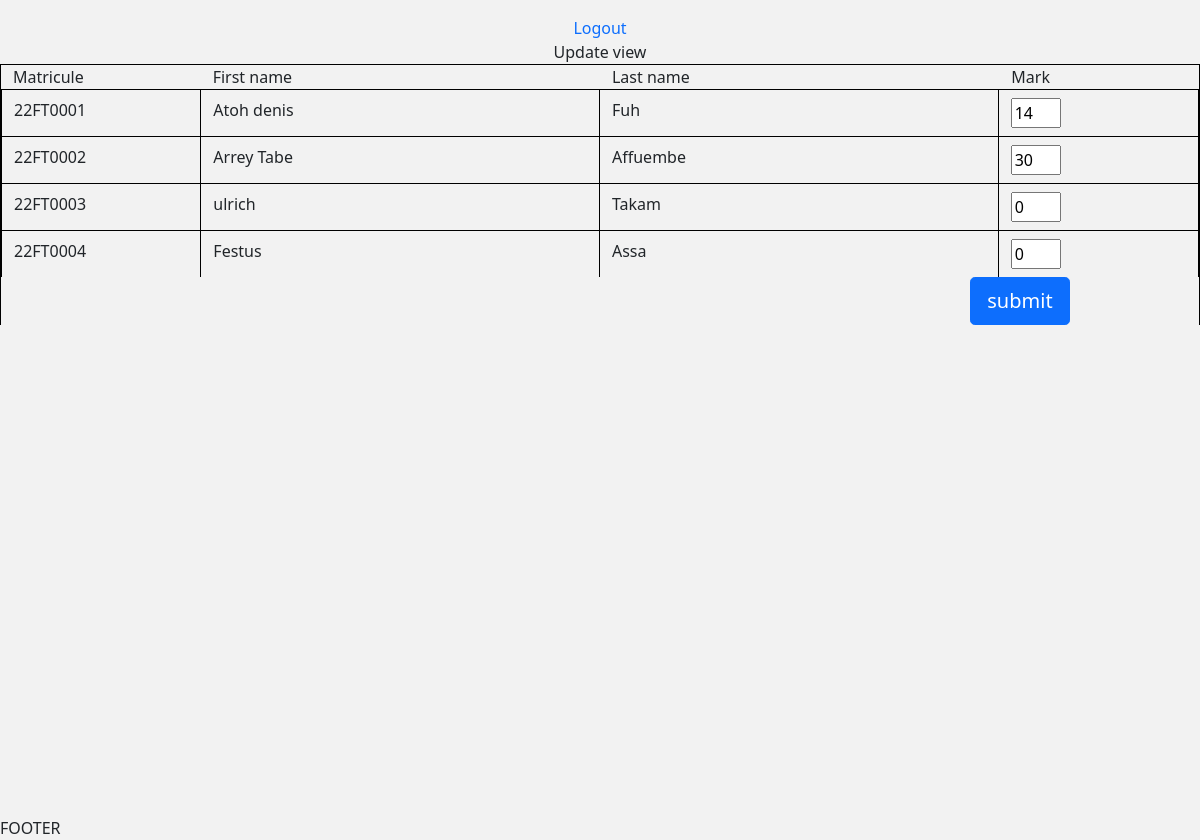
/my-courses/2/2/ (signed in), run on the app's committed database.
### marks/models.py (models this page shows, shortened)
class Mark(models.Model):
    student = models.ForeignKey(Student, on_delete=models.CASCADE)
    attendance = models.ForeignKey(Attendance, on_delete=models.CASCADE)
    course = models.ForeignKey(Course, on_delete=models.CASCADE)
    ca = models.IntegerField(verbose_name=" continuous assesment",default=0)
    exam = models.IntegerField(verbose_name="Exams assesment",default=0)
    resit = models.IntegerField(verbose_name="Resit",default=0)

### student/models.py (models this page shows, shortened)
class Student(models.Model):
    department = models.ForeignKey(Department, on_delete=models.CASCADE)
    first_name = models.CharField(max_length=32, verbose_name="First name")
    last_name = models.CharField(max_length=32, verbose_name="Last name")
    matricule_number = models.CharField(max_length=8, verbose_name="Matricule number", unique=True )
    date_of_birth = models.DateField(verbose_name="date of birth")
    email = models.EmailField(max_length=32, unique=True)
    institutional_email = models.EmailField(max_length=32, unique=True)
    created_at = models.DateTimeField(auto_now_add=True)
    updated_at = models.DateTimeField(auto_now=True)

### teacher/views.py (the view, shortened to what this page needs)
# urls.py: path('my-courses/<int:course_id>/<int:id>/',views.render_update_marks,name='show-marks'),
@login_required(login_url="/login")
def render_update_marks(request,course_id, id=None):
   exam_type = None
   if id == 1:
       exam_type = 'ca'
   elif id == 2:
       exam_type = 'exam'
   else:
       exam_type = 'resit'
   if  request.user.is_authenticated == False:
       return redirect('login')
   context = {}
   student_marks = []
   current_date = datetime.datetime.now()
   attendance_date_arr = []
   attendance_dates = Attendance.objects.filter(course_id=course_id,
   date__contains=str(current_date)[:4])
   for attendance_date in attendance_dates:
       attendance_date_arr.append(attendance_date.id)
       student_marks.append(Mark.objects.get(attendance_id=attendance_date.id,
course_id=course_id))
       markFormSet = modelformset_factory(Mark, fields = [f"{exam_type}"])
       form = markFormSet(queryset=Mark.objects.filter(attendance_id__in = attendance_date_arr))
   context['student_marks'] = student_marks
   context['form'] = form
   context['course_id'] = course_id
   context['id'] = id
   return render(request, 'teacher/display_marks.html',context)

### teacher/templates/teacher/display_marks.html (shortened to what this page needs)
{% extends 'base.html' %}
{% block content %}
{% include 'snippets/header.html' %}
		<div class="text-center">Update view</div>
        <div class="container-fluid">
            <div class="row">
                <div class="col-2">
                    <div>
                        Matricule
                    </div>
                </div>
                <div class="col-4">
                    <div>
                    First name
                    </div>
                </div>
                <div class="col-4">
                    <div>
                    Last name
                    </div>
                </div>
                <div class="col-1">
                    <div>
                        Mark
                    </div>
                </div>
                <form action={% url 'show-marks' course_id id  %} method="POST"> {% csrf_token %}
                {% for marks in student_marks %}
                {% for f in form %}
                {% if forloop.counter == forloop.parentloop.counter %}
                <div class="row">
                <div class="col-2 py-2 border-r">
                    <div> {{marks.student.matricule_number}} </div>
                </div>
                <div class="col-4 py-2 border-r">
                    <div> {{marks.student.first_name}} </div>
                </div>
                <div class="col-4 py-2 border-r">
                    <div> {{marks.student.last_name}} </div>
                </div>
                <div class="col-1 py-2">
                        {{f}}
                </div>
            </div>
                {% endif %}
                {% endfor %}
                {% endfor %}
                <button class="btn btn-lg btn-primary bt-submit">submit</button>
            </form>
            </div>
        </div>
{% endblock content %}

### templates/snippets/base_css.html (style rules this page uses)
body { background-color: #f2f2f2; font-family: "Segoe UI"; font-weight: 380; }
:root { --main-background-color: #f2f2f2; --dark-background-color: #a2a2a2; --secondary-text-color: #808080; --light-primary-text-color: #0080ff; }

### teacher/templates/teacher/display_marks.html (style rules this page uses)
.bt-submit { float: right; margin-right: 10%; }
input { width: 50px; }
.border-r { border-right: 1px solid black; }
.row { border: 1px solid black; border-bottom: none; }

### data on the page
Mark: student.matricule_number "22FT0001", student.first_name "Atoh denis", student.last_name "Fuh", form "14"
Mark: student.matricule_number "22FT0002", student.first_name "Arrey Tabe", student.last_name "Affuembe", form "30"
Mark: student.matricule_number "22FT0003", student.first_name "ulrich", student.last_name "Takam", form "0"
Mark: student.matricule_number "22FT0004", student.first_name "Festus", student.last_name "Assa", form "0"
